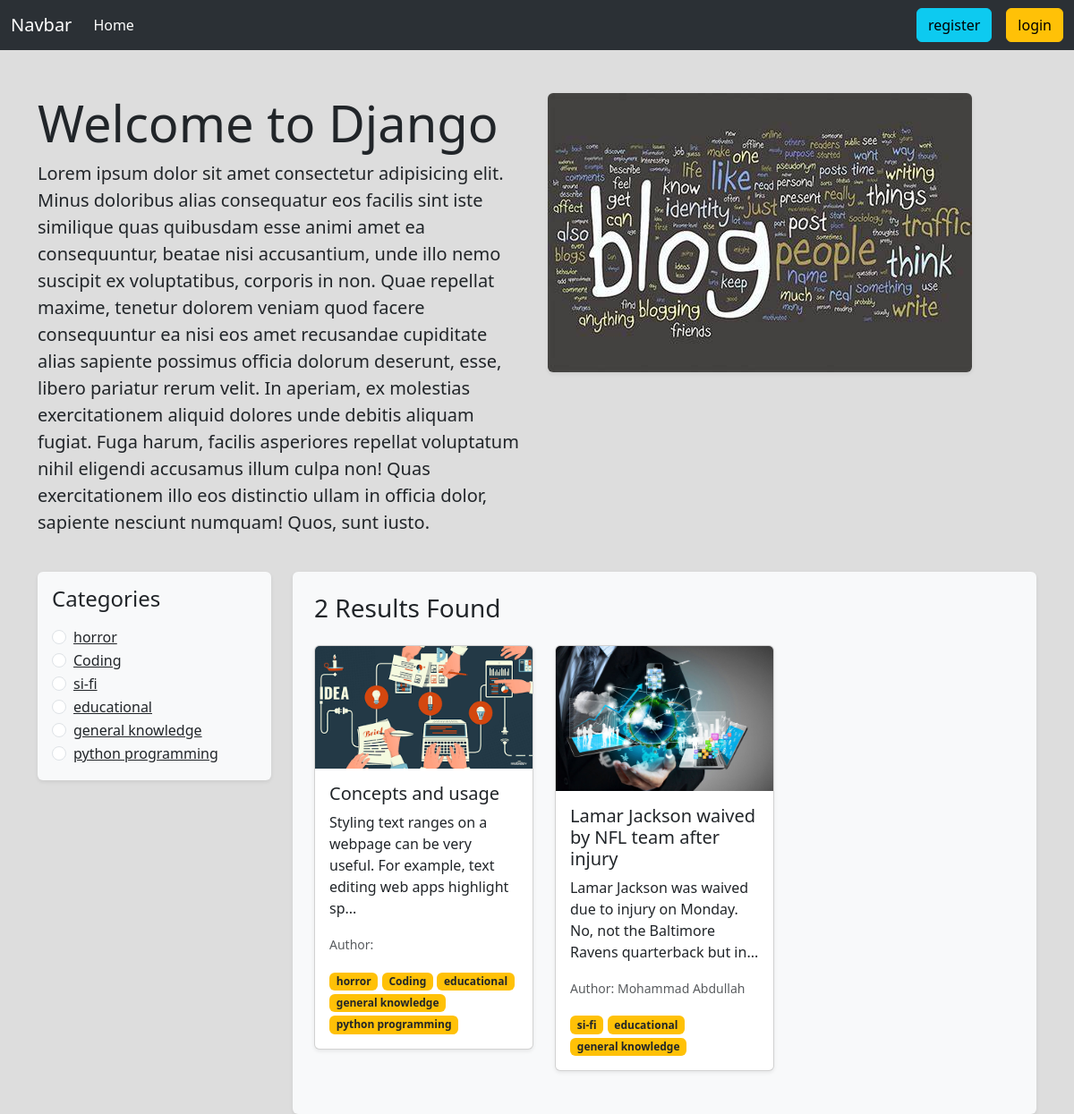
The app's page /category/general-knowledge/ with its own data.
### categories/models.py (models this page shows, shortened)
class Category(models.Model):
    name = models.CharField(max_length=100)
    slug = models.SlugField(max_length=100,unique=True, null=True, blank=True)

### posts/models.py (models this page shows, shortened)
class Post(models.Model):
    title = models.CharField(max_length=100)
    content = models.TextField()
    category = models.ManyToManyField(Category)
    author = models.ForeignKey(User, on_delete=models.CASCADE)
    image = models.ImageField(upload_to='posts/media/uploads', blank=True, null=True)

### blog_project/views.py (the view)
# urls.py: 2. Add a URL to urlpatterns:  path('', views.home, name='home')
def home(request, category_slug = None):
    data = Post.objects.all()
    if category_slug is not None:
        category = Category.objects.get(slug = category_slug)
        data = Post.objects.filter(category=category)
    categories = Category.objects.all()
    return render(request, 'home.html', {'data': data, 'category': categories})

### templates/home.html
{% extends 'base.html' %}
{% load static %}
{% block content %}
<div class="container mt-5">
  <div class="row">
    <div class="col-lg-6 mb-4">
      <h1 class="display-4">Welcome to Django</h1>
      <p class="lead">
        Lorem ipsum dolor sit amet consectetur adipisicing elit. Minus doloribus alias consequatur eos facilis sint iste similique quas quibusdam esse animi amet ea consequuntur, beatae nisi accusantium, unde illo nemo suscipit ex voluptatibus, corporis in non. Quae repellat maxime, tenetur dolorem veniam quod facere consequuntur ea nisi eos amet recusandae cupiditate alias sapiente possimus officia dolorum deserunt, esse, libero pariatur rerum velit. In aperiam, ex molestias exercitationem aliquid dolores unde debitis aliquam fugiat. Fuga harum, facilis asperiores repellat voluptatum nihil eligendi accusamus illum culpa non! Quas exercitationem illo eos distinctio ullam in officia dolor, sapiente nesciunt numquam! Quos, sunt iusto.
      </p>
    </div>
    <div class="col-lg-6 mb-4">
      <img src="{% static 'OIP.jpeg' %}" class="img-fluid rounded shadow-sm" alt="Descriptive Image Alt Text">
    </div>
  </div>
  <div class="row">
    <div class="col-md-3 mb-4">
      <div class="bg-light p-3 rounded shadow-sm">
        <h4 class="mb-3">Categories</h4>
        {% for cat in category %}
        <div class="form-check">
          <input class="form-check-input" type="radio" name="category" id="{{ cat.id }}" />
          <label class="form-check-label" for="{{ cat.id }}">
            <a href="{% url 'category_post' cat.slug %}" class="text-dark">{{ cat.name }}</a>
          </label>
        </div>
        {% endfor %}
      </div>
    </div>
    <div class="col-md-9">
      <div class="bg-light p-4 rounded shadow-sm">
        <h3 class="mb-4">{{ data|length }} Results Found</h3>
        <div class="row">
          {% for post in data %}
          <div class="col-md-4 mb-4">
            <div class="card shadow-sm">
              <img src="{{ post.image.url }}" class="card-img-top" alt="{{ post.title }}">
              <div class="card-body">
                <h5 class="card-title "><a class="text-decoration-none text-dark" href="{% url 'details_posts' post.id %}">{{ post.title }}</a></h5>
                <p class="card-text">{{ post.content|slice:":100" }}...</p>
                <p class="card-text">
                  <small class="text-muted">Author: {{ post.author.first_name }} {{ post.author.last_name }}</small>
                </p>
                <div>
                  {% for item in post.category.all %}
                  <small class="badge bg-warning text-dark">{{ item.name }}</small>
                  {% endfor %}
                </div>
              </div>
            </div>
          </div>
          {% endfor %}
        </div>
      </div>
    </div>
  </div>
</div>
{% endblock %}

### records on screen
Category: name "horror"
Category: name "Coding"
Category: name "si-fi"
Category: name "educational"
Category: name "general knowledge"
Category: name "python programming"
Post: image (picture), title "Concepts and usage", content "Styling text ranges on a webpage can be very useful. For example, text editing web apps highlight sp"
Post: image (picture), title "Lamar Jackson waived by NFL team after injury", content "Lamar Jackson was waived due to injury on Monday. No, not the Baltimore Ravens quarterback but in", author.first_name "Mohammad", author.last_name "Abdullah"

### other values on screen
{{ data|length }} "2"
